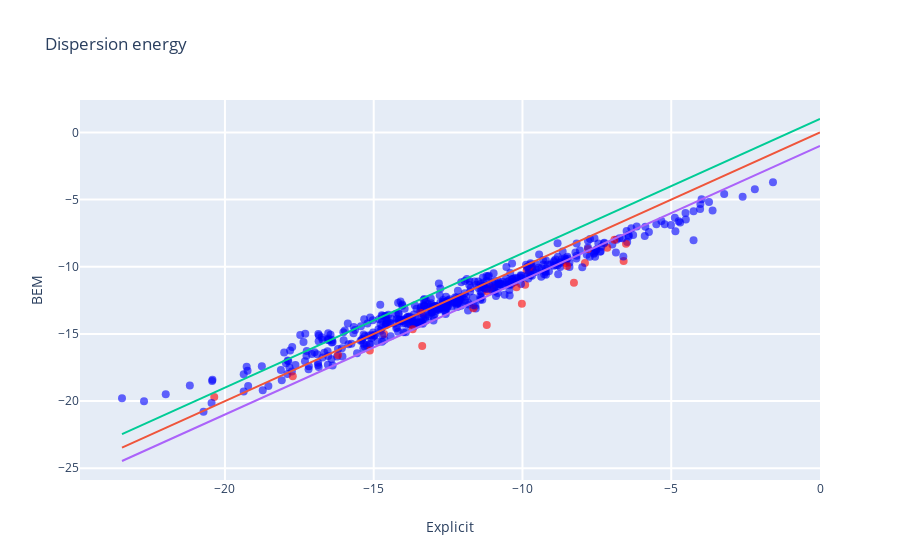

The cell this chart's notebook holds for it:
### Code cell
bem_c = bem_lj[index_clean_mobley]
mobley_c = mobley_disp[index_clean_mobley]

key = '_1_'
key_true = []# numpy.chararray(len(bem_c), itemsize=10)
#key_true[:] = "blue"
for i in range(len(bem_c)):
    if key in names_c[i]:
        key_true.append("red")
    else:
        key_true.append("blue")

trace = go.Scatter(
            x = mobley_c,
            y = bem_c,
            text = names_c,
            mode='markers',
            marker = dict(size=8,
                        opacity=0.6, color=key_true),
#                        opacity=0.6, color=areas_c),
            hoverinfo = 'text')


min_val = numpy.min(mobley_c)
ref = go.Scatter( x = numpy.array([min_val,0]),
                  y = numpy.array([min_val,0]),
                  mode = 'lines'
                )

ref2 = go.Scatter( x = numpy.array([min_val,0]),
                  y = numpy.array([min_val+1,1]),
                  mode = 'lines'
                )
ref3 = go.Scatter( x = numpy.array([min_val,0]),
                  y = numpy.array([min_val-1,-1]),
                  mode = 'lines'
                )

data = [trace, ref, ref2, ref3]
    
layout= go.Layout(
    title= 'Dispersion energy',
    hovermode= 'closest',
    xaxis= dict(
        title= 'Explicit',
        ticklen= 5,
        zeroline= False,
        gridwidth= 2,
    ),
    yaxis=dict(
        title= 'BEM',
        ticklen= 5,
        gridwidth= 2,
    ),
    showlegend= False
)
fig= go.Figure(data=data, layout=layout)
iplot(fig)

#Cross correlation
correl = numpy.corrcoef(bem_c, mobley_c)
print ('Correlation coeff bem: ')
print (correl)

rmsd = numpy.sqrt(numpy.sum(numpy.abs(bem_c-mobley_c)**2)/len(bem_c))
print ('RMSD')
print(rmsd)

mue = numpy.sum(numpy.abs(bem_c-mobley_c))/len(bem_c)
print ('MUE')
print (mue)

### Figure 1 — Plotly figure (JSON) as saved in the notebook; plotly's stock layout.template omitted (floating-point values rounded to 4 significant figures; data arrays with more than 128 entries replaced by an {"elided": "..."} marker saying what was removed)
{"data": [{"hoverinfo": "text", "marker": {"color": {"elided": "497 str values"}, "opacity": 0.6, "size": 8}, "mode": "markers", "text": {"elided": "497 str values"}, "type": "scatter", "x": {"elided": "497 float values"}, "y": {"elided": "497 float values"}}, {"mode": "lines", "type": "scatter", "x": [-23.46, 0], "y": [-23.46, 0]}, {"mode": "lines", "type": "scatter", "x": [-23.46, 0], "y": [-22.46, 1]}, {"mode": "lines", "type": "scatter", "x": [-23.46, 0], "y": [-24.46, -1]}], "layout": {"hovermode": "closest", "showlegend": false, "title": {"text": "Dispersion energy"}, "xaxis": {"gridwidth": 2, "ticklen": 5, "title": {"text": "Explicit"}, "zeroline": false}, "yaxis": {"gridwidth": 2, "ticklen": 5, "title": {"text": "BEM"}}}}
